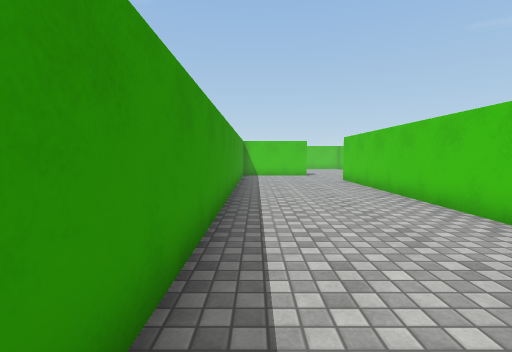
view 1 (above)

19 first-person views from a walk through a 3-D level made in the Unity game engine. The camera is 1.3 m above the floor, tilts 4° down and sees 85° across. The floor is counted in squares, 1 m on a side. Each view is taken from the middle of a square. On the plan, view 1 faces up. The plan holds only what a view shows up to about 13 squares ahead; the rest is blank. The place goes on beyond the plan. The player character is not drawn. Surface patterns are stand-ins for the level's own textures.

view 2
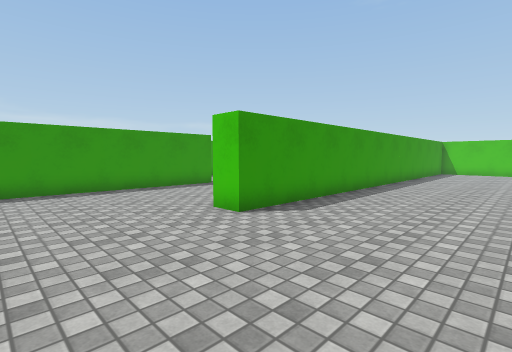

view 3
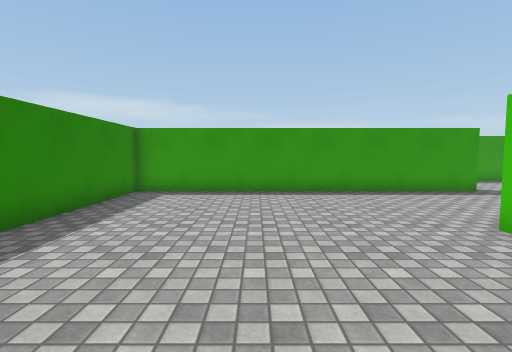

view 4
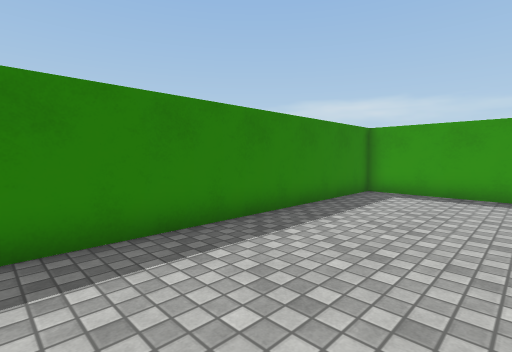

view 5
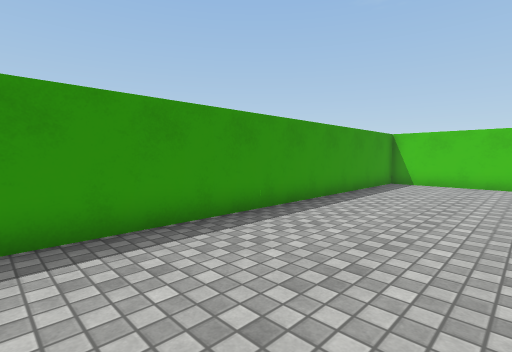

view 6
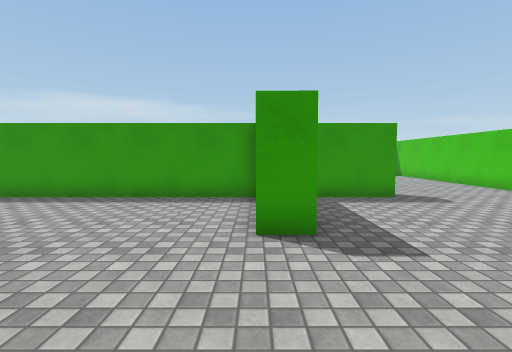

view 7
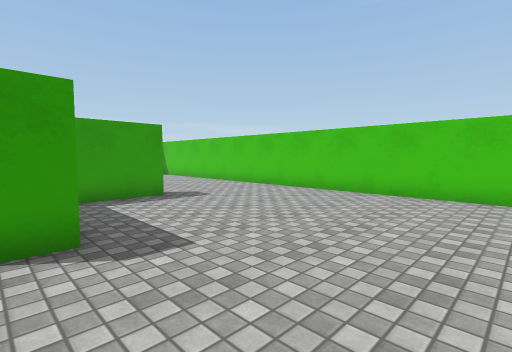

view 8
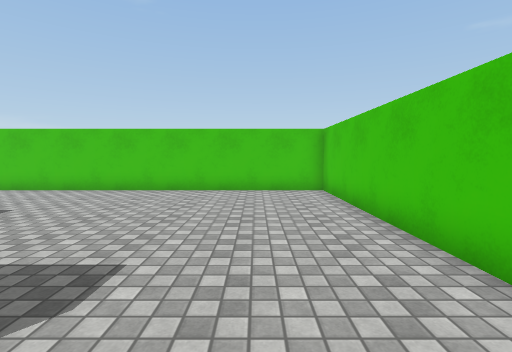

view 9
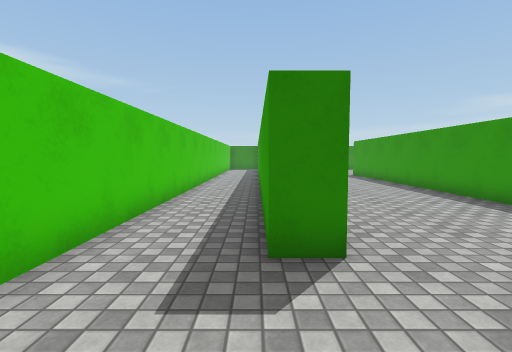

view 10
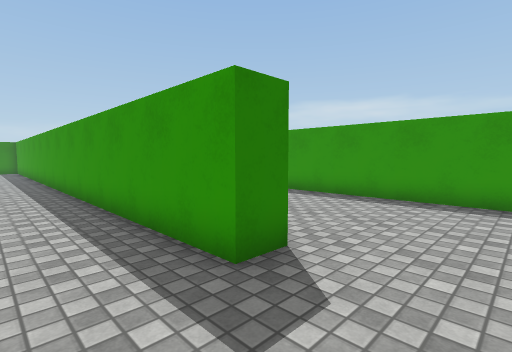

view 11
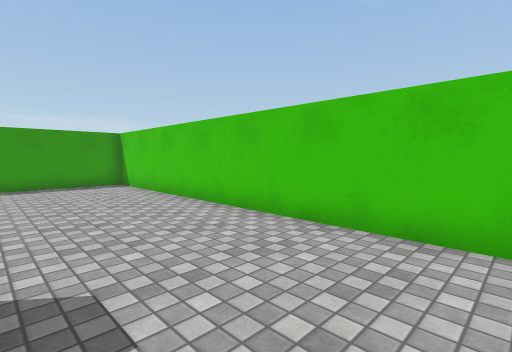

view 12
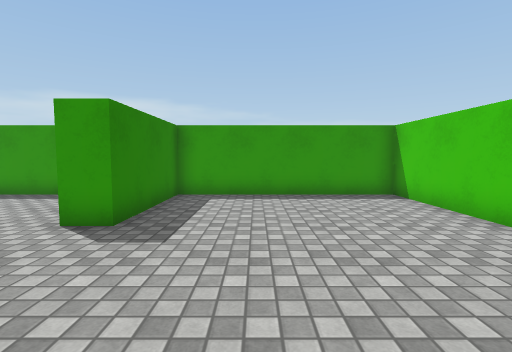

view 13
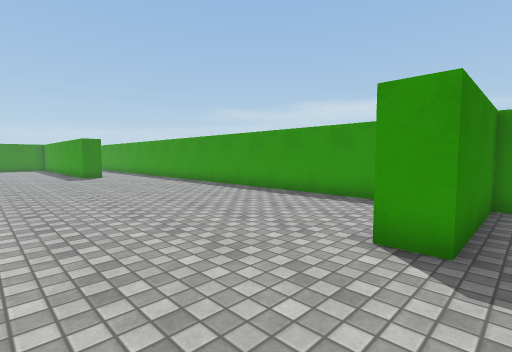

view 14
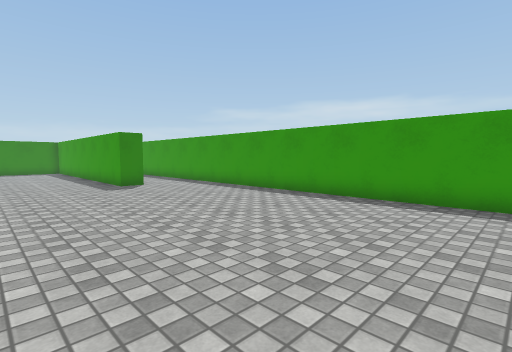

view 15
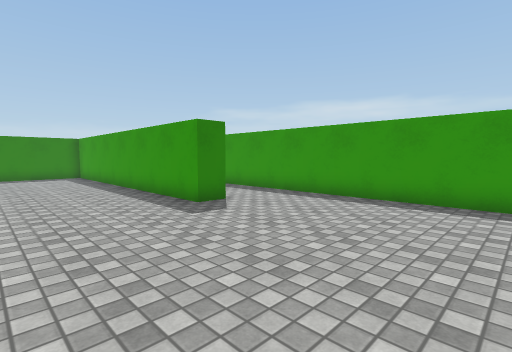

view 16
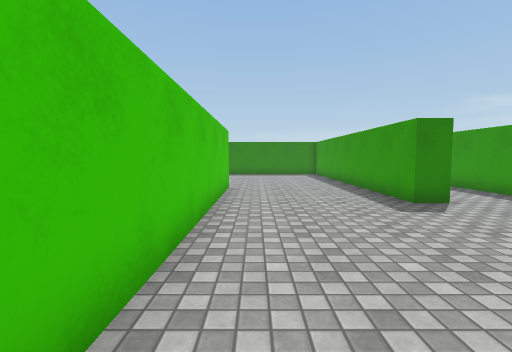

view 17
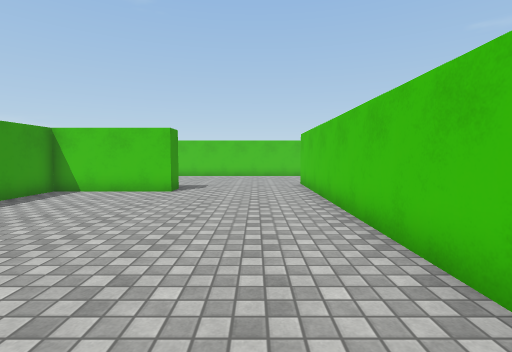

view 18
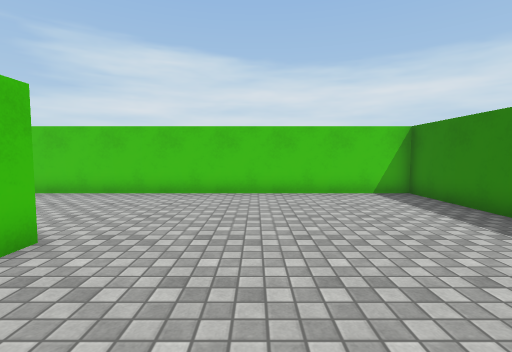

view 19
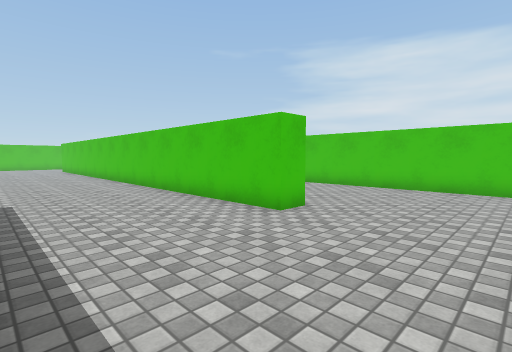

### Floor plan
Points are (right, up) in squares from view 1. A wall is a line through its corners. A room is listed if a view was taken in it or the views show most of it. See-through windows are left out.
Room 1 (views 1, 2, 3, 4, 5, 6, 7, 8, 9, 10, 11, 12, 13, 14, 15, 16, 17, 18, 19)
walls: (-1.9, 12.2) (-1.9, 23); (-8.5, 3.3) (-7.4, 3.3) (-7.4, -9.4) (4.8, -9.4) (4.8, 13.1); (-0.9, 19) (-0.9, -0.7) (-1.9, -0.7) (-1.9, 9.9); (4.8, 15.5) (5.8, 15.5) (5.8, 1.6); (3.4, 20) (3.4, 19) (-0.4, 19); (8.6, 5.9) (8.6, 16.2); (-0.9, 23.5) (-0.9, 20.9); (8.6, 20.8) (8.6, 28.7) (-11.5, 28.7) (-11.5, 21.3) (-7.1, 21.3) (-7.1, 20.3) (-11.5, 20.3) (-11.5, -1.2)

Where each view was taken, in squares from view 1:
view 1: 0 up, 0 right, facing up
view 2: 5 down, 4 right, facing up-left
view 3: 5 down, 3 right, facing left
view 4: 5 down, 3 right, facing down-left
view 5: 5 up, 4 right, facing up-left
view 6: 19 up, 8 right, facing left
view 7: 19 up, 8 right, facing up-left
view 8: 18 up, 6 right, facing up
view 9: 19 up, 6 right, facing down
view 10: 18 up, 8 right, facing down-left
view 11: 24 up, 2 right, facing up-left
view 12: 24 up, 2 left, facing left
view 13: 22 up, 3 left, facing down-left
view 14: 16 up, 3 left, facing down-left
view 15: 10 up, 3 left, facing down-left
view 16: 11 up, 3 left, facing down
view 17: 10 up, 4 left, facing up
view 18: 4 down, 5 left, facing right
view 19: 5 down, 7 left, facing up-right
